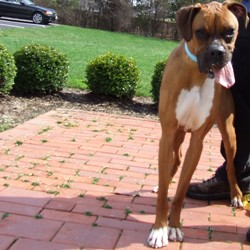
#> input picture cnn/2 category greyscale cnn/creating the dataset/kaggle dogs and cats/Dog/10030.jpg, 250 x 250 px, found by its file name
$ jupyter execute 'creating own dataset.ipynb'
#> lines starting #> are read from the running program, lines starting #| are printed output that depends on the picture
[cell 1]
import numpy as np
import cv2
import os
import matplotlib.pyplot as plt

kaggle_dir = "kaggle dogs and cats"
kaggle_categories = ["dog", "cat"]
img_dimension = 80

[cell 2]
def img_resize_square(resizing_array, dimension):
    # find smallest dimesion to crop the image to a square
    smallest_dimention = np.min(resizing_array.shape)

    # origin is at top left
    # find top left coordinate of cropped image
    height_start = int((resizing_array.shape[0] - smallest_dimention) / 2)
    width_start = int((resizing_array.shape[1] - smallest_dimention) / 2)

    # find bottom right coordinate of cropped image
    height_end = int(height_start + smallest_dimention)
    width_end = int(width_start + smallest_dimention)

    # center crop the image
    cropped_array = resizing_array[height_start:height_end, width_start:width_end]

    # resize the image to correct dimensions
    final_img_array = cv2.resize(cropped_array, (dimension, dimension))

    return final_img_array

[cell 3]
training_data = []

def create_training_data(data_dir, categories):
    # goes through each category
#> called with data_dir = 'kaggle dogs and cats'
    for category in categories:
        # path to each category
        path = os.path.join(data_dir, category)
        # defining image labels for each category
        img_label = categories.index(category)

        # going through every image in each category folder
        for img in os.listdir(path):

            try:
                # store the image pixel values into an array as a grayscale image
                img_array = cv2.imread(os.path.join(path, img), cv2.IMREAD_GRAYSCALE)
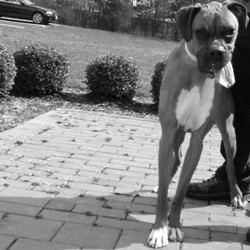
#> img_array: shape (250, 250); min 0, max 255, mean 126.4
                # resize the image to the desired dimensions
                img_array = img_resize_square(img_array, img_dimension)
#> in img_resize_square, `final_img_array = cv2.resize(cropped_array, (dimension, dimension))`:
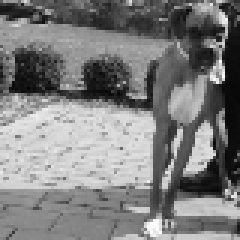
#> final_img_array: shape (80, 80) (shown 3 times larger); min 5, max 255, mean 126.3
                # add the image array and label to the training data list
                training_data.append([img_array, img_label])

            except Exception as e:
                pass
#> pass 2 of the loop in create_training_data, `for category in categories:`:
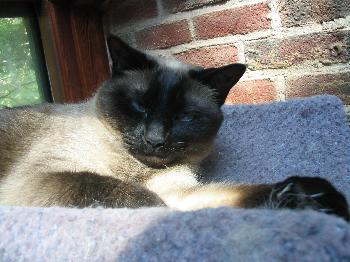
#> input picture cnn/2 category greyscale cnn/creating the dataset/kaggle dogs and cats/Cat/10061.jpg, 350 x 262 px, found by its file name
#> in create_training_data, `img_array = cv2.imread(os.path.join(path, img), cv2.IMREAD_GRAYSCALE)`:
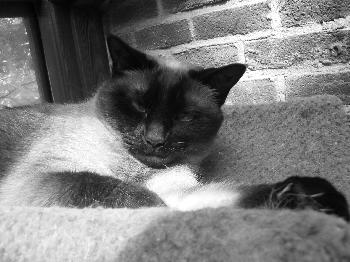
#> img_array: shape (262, 350); min 0, max 255, mean 123
#> in img_resize_square (call 2), `final_img_array = cv2.resize(cropped_array, (dimension, dimension))`:
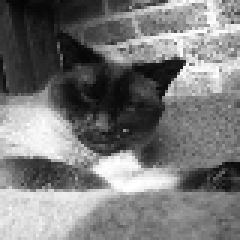
#> final_img_array: shape (80, 80) (shown 3 times larger); min 4, max 255, mean 121

create_training_data(kaggle_dir, kaggle_categories)

[cell 4]
print(len(training_data))
#| 2

[cell 5]
import random

random.shuffle(training_data)

[cell 6]
for sample in training_data[:10]:
    print(sample[1])
#> this loop made 2 passes
#| 0
#| 1

[cell 7]
x = []
y = []

# split the labels and images in training data array into separate arrays
for images, labels in training_data:
    x.append(images)
    y.append(labels)
#> this loop made 2 passes
#> labels on passes 1 to 2: 0, 1
#> after the loop, x = 2 items; y = [0, 1]

training_images = np.array(x).reshape(-1, img_dimension, img_dimension, 1)
training_labels = y
#> training_labels = [0, 1]
